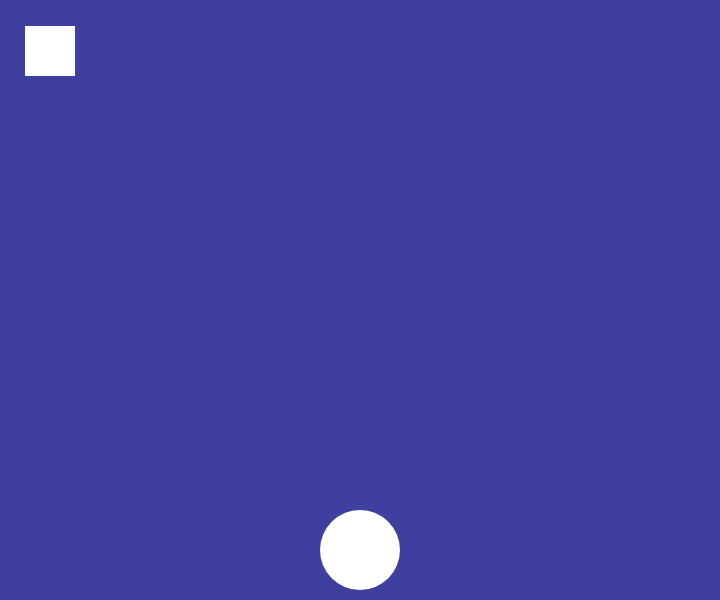
Frame 1 (no input)
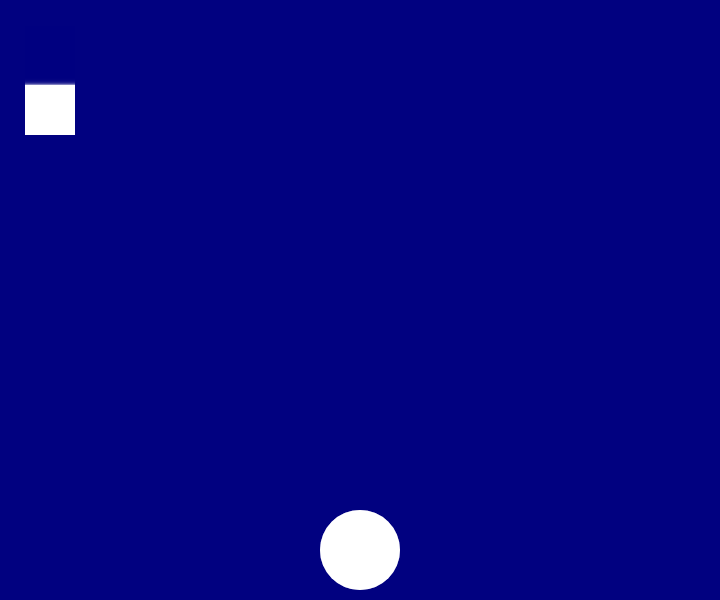
Frame 60 (no input)
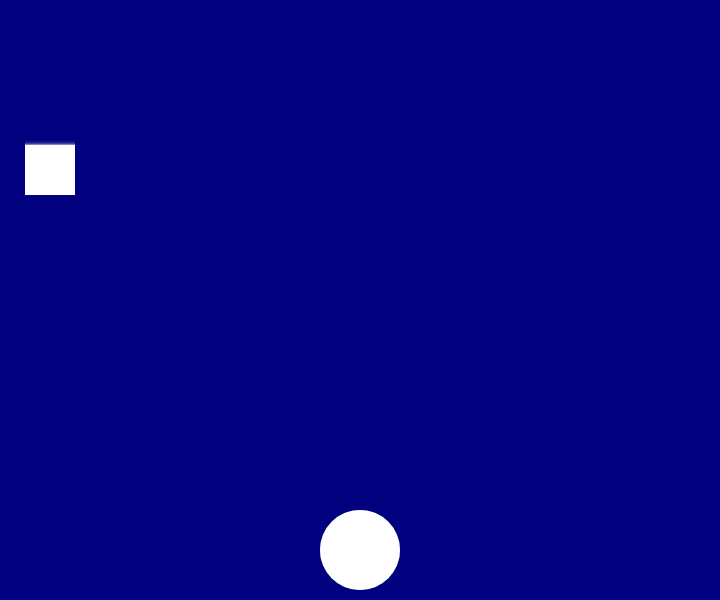
Frame 120 (the mouse pressed at the canvas centre since frame 60)

The p5.js sketch that drew these frames (run headless with seeded random() and noise() and a simulated clock; from frame 60 on, the mouse is pressed at the canvas centre):

// p5.js sketch
// ── sketch.js
var valueX = 360 // posição inicial do player
var sizeCanvasX = 720
var sizeCanvasY = 600
var fr = 30; //starting FPS

//randomSeed(99);

var enemyPosX = 25
var enemyPosY = 25
var pass = 1, count = 0

function setup() {
  createCanvas(sizeCanvasX, sizeCanvasY);
  background('rgba(0%,0%,50%, 0.5)')
  frameRate(fr)
}

function draw() {
	background('rgba(0%,0%,50%, 0.5)')

  moveEnemy()
  movePlayer() // movendo o personagem

  noStroke();

  rect(enemyPosX, enemyPosY, 50, 50); // enemy
	ellipse(valueX,550,80,80) // player
}

function moveEnemy() {
	if (enemyPosY < (sizeCanvasY) + 25) {
		enemyPosY += pass
	}else{
		pass += parseInt(count/5)
		if( count == 5) count = 0
		console.log(pass + ' - ' + count + '\n')
		count ++
		enemyPosY = 25
	}
}

function movePlayer() {
	if (keyIsDown(LEFT_ARROW) && valueX > 40) {
    valueX -= 5;
  }
  if(keyIsDown(RIGHT_ARROW) && valueX < (sizeCanvasX - 40)) {
    valueX += 5;
  }
}
